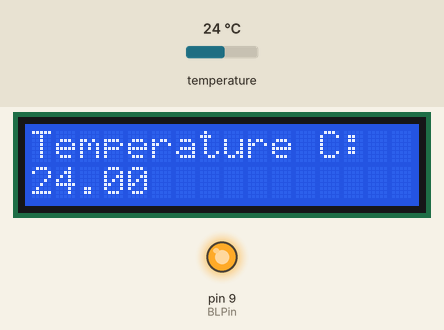
Simulated run of this sketch. Board: Arduino Uno, built with avr-gcc and run on an emulated ATmega328P. Parts: 16×2 character LCD, output pins drawn as LEDs (lit = HIGH). The inputs (shaded band) are chosen by the test bench; at power-on: temperature 24 °C. EEPROM starts erased.

Above: at 2.2 s.
2.3 s: temperature set to 12 °C
At 4.3 s:
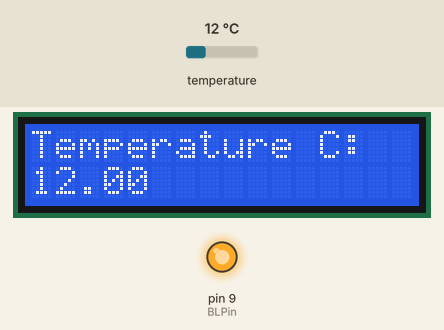
6.1 s: temperature set to 19 °C
At 7.9 s:
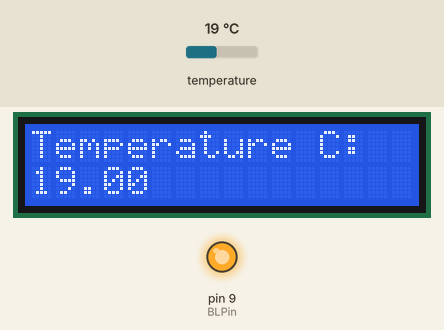
9.6 s: temperature set to 28 °C
At 11.4 s:
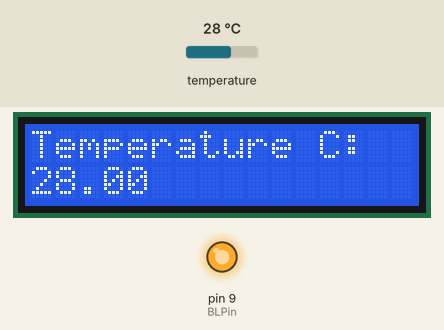
Timing chart, 0 to 12.9 s (numbered marks = the images above; inputs shaded):
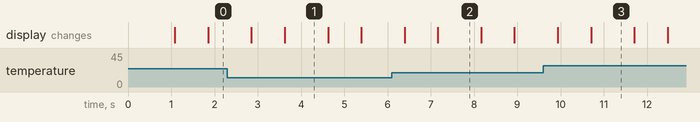

The sketch:

v1.ino
```cpp
#include <LiquidCrystal.h>
#include <EEPROM.h>
#include <OneWire.h>
#include <DallasTemperature.h>
#include <SoftwareSerial.h>

// --- EEPROM ADDRESS DEFINITIONS
#define LCD_BACKLIGHT_ADDRESS 1  // EEPROM address for backlight setting
#define BAUD_ADDRESS 2  // EEPROM address for Baud rate setting
#define SPLASH_SCREEN_ADDRESS 3 // EEPROM address for splash screen on/off
#define ROWS_ADDRESS 4  // EEPROM address for number of rows
#define COLUMNS_ADDRESS 5  // EEPROM address for number of columns

// --- SPECIAL COMMAND DEFINITIONS
#define BACKLIGHT_COMMAND 128  // 0x80
#define SPECIAL_COMMAND 254 // 0xFE
#define BAUD_COMMAND 129  // 0x81

// --- DATA PIN DEFINITION
#define ONE_WIRE_BUS 10

OneWire oneWire(ONE_WIRE_BUS);  // Setup a oneWire instance to communicate with any OneWire devices (not just Maxim/Dallas temperature ICs)
 DallasTemperature sensors(&oneWire);// Pass our oneWire reference to Dallas Temperature.

// --- ARDUINO PIN DEFINITIONS
uint8_t RSPin = 2;
uint8_t RWPin = 3;
uint8_t ENPin = 4;
uint8_t D4Pin = 5;
uint8_t D5Pin = 6;
uint8_t D6Pin = 7;
uint8_t D7Pin = 8;
uint8_t BLPin = 9;

char inKey;  // Character received from serial input
uint8_t Cursor = 0;  // Position of cursor, 0 is top left, (rows*columns)-1 is bottom right
uint8_t LCDOnOff = 1;  // 0 if LCD is off
uint8_t blinky = 0;  // Is 1 if blinky cursor is on
uint8_t underline = 0; // Is 1 if underline cursor is on
uint8_t splashScreenEnable = 1;  // 1 means splash screen is enabled
uint8_t rows = 2;  // Number rows, will be either 2 or 4
uint8_t columns = 16; // Number of columns, will be 16 or 20
uint8_t characters; // rows * columns

// initialize the LCD at pins defined above
LiquidCrystal lcd(RSPin, RWPin, ENPin, D4Pin, D5Pin, D6Pin, D7Pin);

void setup(){
  sensors.begin();
  delay(1000);
  while(Serial.available());  // If serial data is available do this
  Serial.begin(9600); //Begin serial communication
  setBaudRate(EEPROM.read(BAUD_ADDRESS));  // initialize the serial communications:
  rows = EEPROM.read(ROWS_ADDRESS);  // Read rows and columns from EEPROM. Will default to 2x16, if not previously set
  if (rows != 4)
    rows = 2;
  columns = EEPROM.read(COLUMNS_ADDRESS);
  if (columns != 20)
    columns = 16;
  lcd.begin(columns, rows); // set up the LCD's number of rows and columns:
  pinMode(BLPin, OUTPUT);// Set up the backlight
  setBacklight(EEPROM.read(LCD_BACKLIGHT_ADDRESS));
  splashScreenEnable = EEPROM.read(SPLASH_SCREEN_ADDRESS);  // Do splashscreen if set
  if (splashScreenEnable!=0)
  {
    if (columns == 16)
    {

    }
    else
    {
      lcd.setCursor(0, 1);
      lcd.print("  Temp Probe  ");
      lcd.setCursor(0, 2);
      lcd.print("   YNP Geology   ");
      delay(2000);
      lcd.clear();
    }
  }
}
void loop(){
 //Report Temperature
      sensors.requestTemperatures();
      lcd.setCursor(0, 0);
      lcd.print("Temperature C: ");
      lcd.setCursor(0, 1);
      lcd.print("     ");lcd.setCursor(0, 1);
      lcd.print(sensors.getTempCByIndex(0)); // Why "byIndex"? You can have more than one IC on the same bus. 0 refers to the first IC on the wire
      delay(1000);
      lcd.clear();
}
void setBacklight(uint8_t backlightSetting){
  analogWrite(BLPin, backlightSetting);
  EEPROM.write(LCD_BACKLIGHT_ADDRESS, backlightSetting);
}
/* ----------------------------------------------------------
  setBaudRate() is called from SpecialCommands(). It receives
  a baud rate setting balue that should be between 0 and 10.
  The baud rate is then set accordingly, and the new value is
  written to EEPROM. If the EEPROM value hasn't been written
  before (255), this function will default to 9600. If the value
  is out of bounds 10<baud<255, no action is taken.
  ----------------------------------------------------------*/
void setBaudRate(uint8_t baudSetting){
  // If EEPROM is unwritten (0xFF), set it to 9600 by default
  if (baudSetting==255)
    baudSetting = 4;

  switch(baudSetting)
  {
    case 0:
      Serial.begin(300);
      break;
    case 1:
      Serial.begin(1200);
      break;
    case 2:
      Serial.begin(2400);
      break;
    case 3:
      Serial.begin(4800);
      break;
    case 4:
      Serial.begin(9600);
      break;
    case 5:
      Serial.begin(14400);
      break;
    case 6:
      Serial.begin(19200);
      break;
    case 7:
      Serial.begin(28800);
      break;
    case 8:
      Serial.begin(38400);
      break;
    case 9:
      Serial.begin(57600);
      break;
    case 10:
      Serial.begin(115200);
      break;
  }
  if ((baudSetting>=0)&&(baudSetting<=10))
    EEPROM.write(BAUD_ADDRESS, baudSetting);
}
```

Measured:
- after the input at 2.3 s, the display: first differs from a run without the input after 1.3 s (image 1)
- after the input at 6.1 s, the display: first differs from a run without the input after 1.1 s (image 2)
- after the input at 9.6 s, the display: first differs from a run without the input after 1.1 s (image 3)
- what the display in image 1 shows lasts 1.0 s, from 3.6 s to 4.6 s
